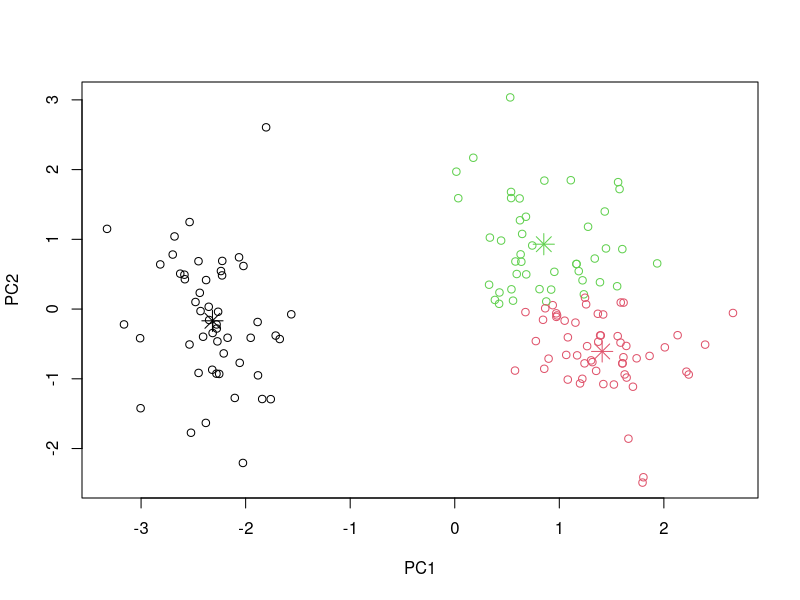

Write R code to recreate this figure.
iris.log <- log(iris[,1:4])
iris.stand <- scale(iris.log, center=TRUE)
iris.pca <- prcomp(iris.stand)
iris.final <- predict(iris.pca)[,1:2]
iris.test <- as.data.frame(iris.final)
iris.test$Species <- iris$Species

real_plot <- function() {
  plot(iris.final)
  points(iris.test$PC1[1:50], iris.test$PC2[1:50], col=1)
  points(iris.test$PC1[51:100], iris.test$PC2[51:100], col=2)
  points(iris.test$PC1[101:150], iris.test$PC2[101:150], col=3)
}

predicted_plot <- function() {
  k <- kmeans(iris.final, 3)
  plot(iris.final, col=k$cluster)
  points(k$centers, col=1:3, pch=8, cex=2)
}

predicted_plot()
#real_plot()



